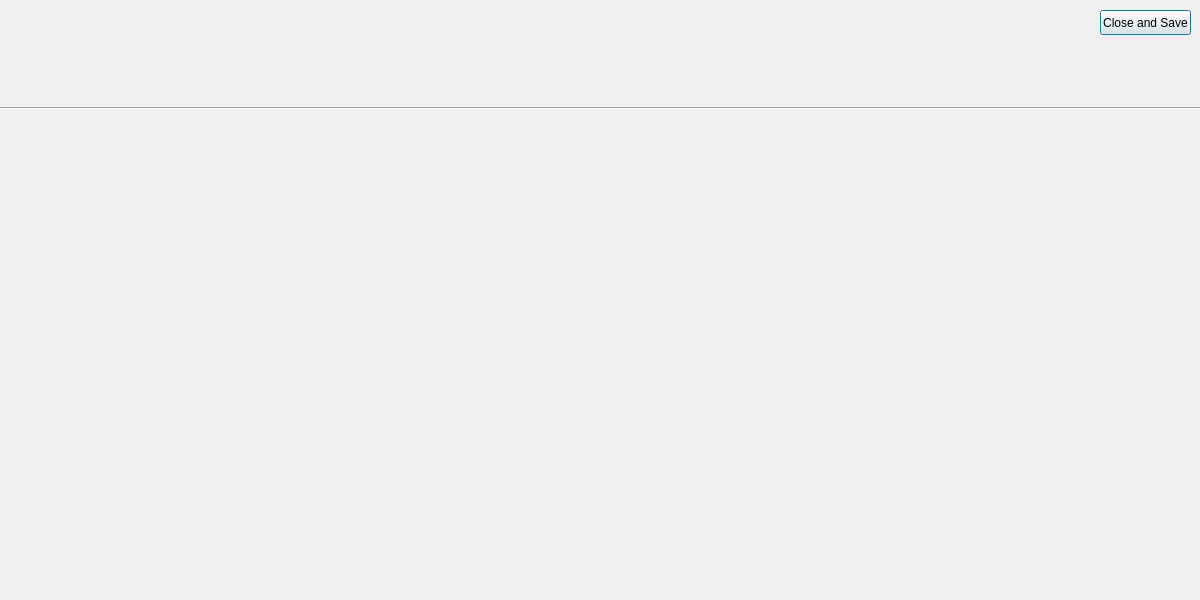
<?xml version="1.0" encoding="UTF-8"?>
<ui version="4.0">
 <class>paintingWindow</class>
 <widget class="QDialog" name="paintingWindow">
  <property name="geometry">
   <rect>
    <x>0</x>
    <y>0</y>
    <width>1200</width>
    <height>600</height>
   </rect>
  </property>
  <property name="windowTitle">
   <string>Dialog</string>
  </property>
  <widget class="QPushButton" name="returnButton">
   <property name="geometry">
    <rect>
     <x>1100</x>
     <y>10</y>
     <width>91</width>
     <height>25</height>
    </rect>
   </property>
   <property name="maximumSize">
    <size>
     <width>91</width>
     <height>25</height>
    </size>
   </property>
   <property name="text">
    <string>Close and Save</string>
   </property>
  </widget>
  <widget class="Line" name="lineDesign">
   <property name="geometry">
    <rect>
     <x>-10</x>
     <y>100</y>
     <width>1221</width>
     <height>16</height>
    </rect>
   </property>
   <property name="orientation">
    <enum>Qt::Horizontal</enum>
   </property>
  </widget>
  <widget class="QLabel" name="bitMapLabel">
   <property name="geometry">
    <rect>
     <x>90</x>
     <y>190</y>
     <width>301</width>
     <height>181</height>
    </rect>
   </property>
   <property name="text">
    <string/>
   </property>
  </widget>
 </widget>
 <resources/>
 <connections/>
</ui>
